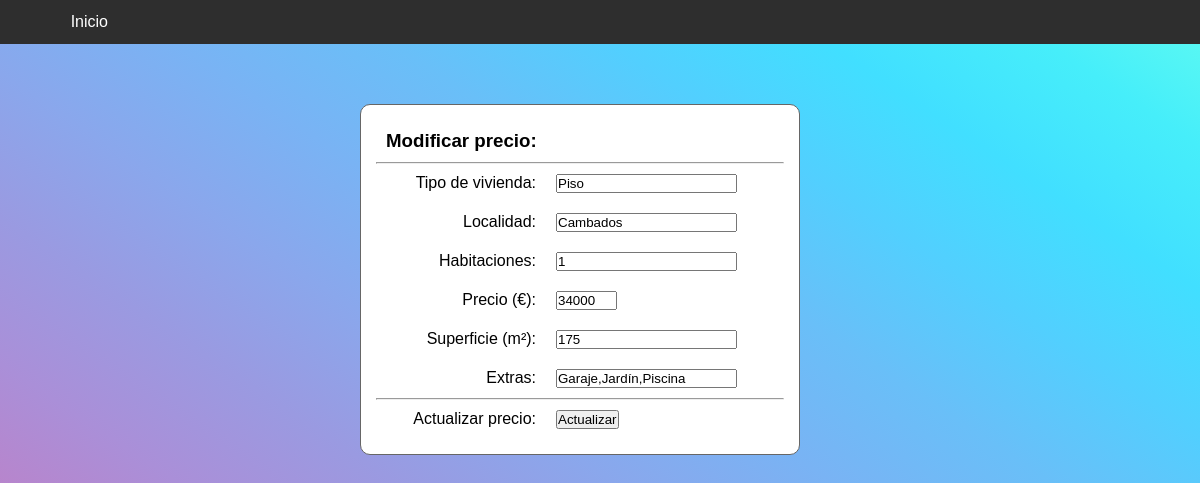
Page /inmobiliariaWeb/php/actualizar-precio.php?opcion=7 on the committed database.
### tables this page shows
CREATE TABLE `viviendas` (
  `referencia` smallint(6) NOT NULL,
  `tipo` enum('Chalet','Piso') NOT NULL,
  `localidad` enum('Caldas','Cambados','Vilagarcía') NOT NULL,
  `habitaciones` enum('1','2','3','4','5') NOT NULL,
  `precio` mediumint(9) NOT NULL,
  `superficie` smallint(6) NOT NULL,
  `extras` set('Garaje','Jardín','Piscina') NOT NULL,
  `foto` longblob
);

### inmobiliariaWeb/php/actualizar-precio.php (the view, shortened to what this page needs)
<!DOCTYPE html>
<html>
    <head>
        <link type="text/css" rel="stylesheet" href="../css/styles.css">
        <link type="text/css" rel="stylesheet" href="../css/registro.css">
    </head>
    <body>
        <nav>
            <a href="../index.php">Inicio</a>
        </nav>
        <?php
        $referencia = filter_input(INPUT_GET, "opcion", FILTER_SANITIZE_FULL_SPECIAL_CHARS);
        if (isset($referencia)) :
            try {
                $pdo = new PDO(DSN, USUARIO, CONTRASEÑA);
                $pdo->setAttribute(PDO::ATTR_ERRMODE, PDO::ERRMODE_EXCEPTION);
                $sql = "SELECT * FROM viviendas WHERE referencia=$referencia";
                $viviendas = $pdo->query($sql);
            } catch (PDOException $ex) {
                echo '<span>Ocurrió un error al acceder a la base de datos.</span><br>';
                exit;
            }
            while ($vivienda = $viviendas->fetch(PDO::FETCH_ASSOC)) : ?>
            <div class="form">
                <h3>Modificar precio:</h3><hr>
                <form name="actualización" action="#" method="post">
                    <label for="tipo_vivienda">Tipo de vivienda:</label>
                    <input type="text" name="tipo_vivienda" readonly value="<?php echo $vivienda['tipo']; ?>"><br>
                    <label for="localidad">Localidad:</label>
                    <input type="text" name="localidad" readonly value="<?php echo $vivienda['localidad']; ?>"><br>
                    <label for="habitaciones">Habitaciones:</label>
                    <input type="text" name="habitaciones" readonly value="<?php echo $vivienda['habitaciones']; ?>"><br>
                    <label for="precio">Precio (€):</label>
                    <input type="text" name="precio" required size="5" value="<?php echo $vivienda['precio']; ?>"><br>
                    <label for="superficie">Superficie (m²):</label>
                    <input type="text" name="superficie" readonly value="<?php echo $vivienda['superficie']; ?>"><br>
                    <label for="extras">Extras:</label>
                    <input type="text" name="extras" readonly value="<?php echo $vivienda['extras']; ?>"><br><hr>
                    <label for="submit">Actualizar precio:</label>
                    <input type="submit" name="submit" value="Actualizar"><br>
                </form>
            </div>
            <?php
            endwhile;
        endif;
        ?>
    </body>
</html>

### inmobiliariaWeb/css/styles.css (style rules this page uses)
* { padding: 0px; margin: 0px; }
html, body { height: 100%; width: 100%; }
body { background-image: linear-gradient(to right top, #d16ba5, #c777b9, #ba83ca, #aa8fd8, #9a9ae1, #8aa7ec, #79b3f4, #69bff8, #52cffe, #41dfff, #46eefa, #5ffbf1); font-family: sans-serif; }
nav { width: 100%; background-color: rgb(46, 46, 46); clear: both; display: table; content: ""; }
nav > a { width: 12.72%; float: left; display: block; color: white; text-decoration: none; text-align: center; padding: 10px; margin: 3px; }

### inmobiliariaWeb/css/registro.css (style rules this page uses)
div.form { clear: both; max-width: 34%; margin-left: 30%; margin-top: 5%; background-color:white; padding:15px; border:#666 1px solid; border-radius: 10px; }
h3 { margin: 10px; }
input, select, label { clear: both; margin: 10px; }
label { float: left; width: 150px; text-align: right; }

### rows in the picture
viviendas: tipo_vivienda "Piso", localidad "Cambados", habitaciones "1", precio "34000", superficie "175", extras "Garaje,Jardín,Piscina"
